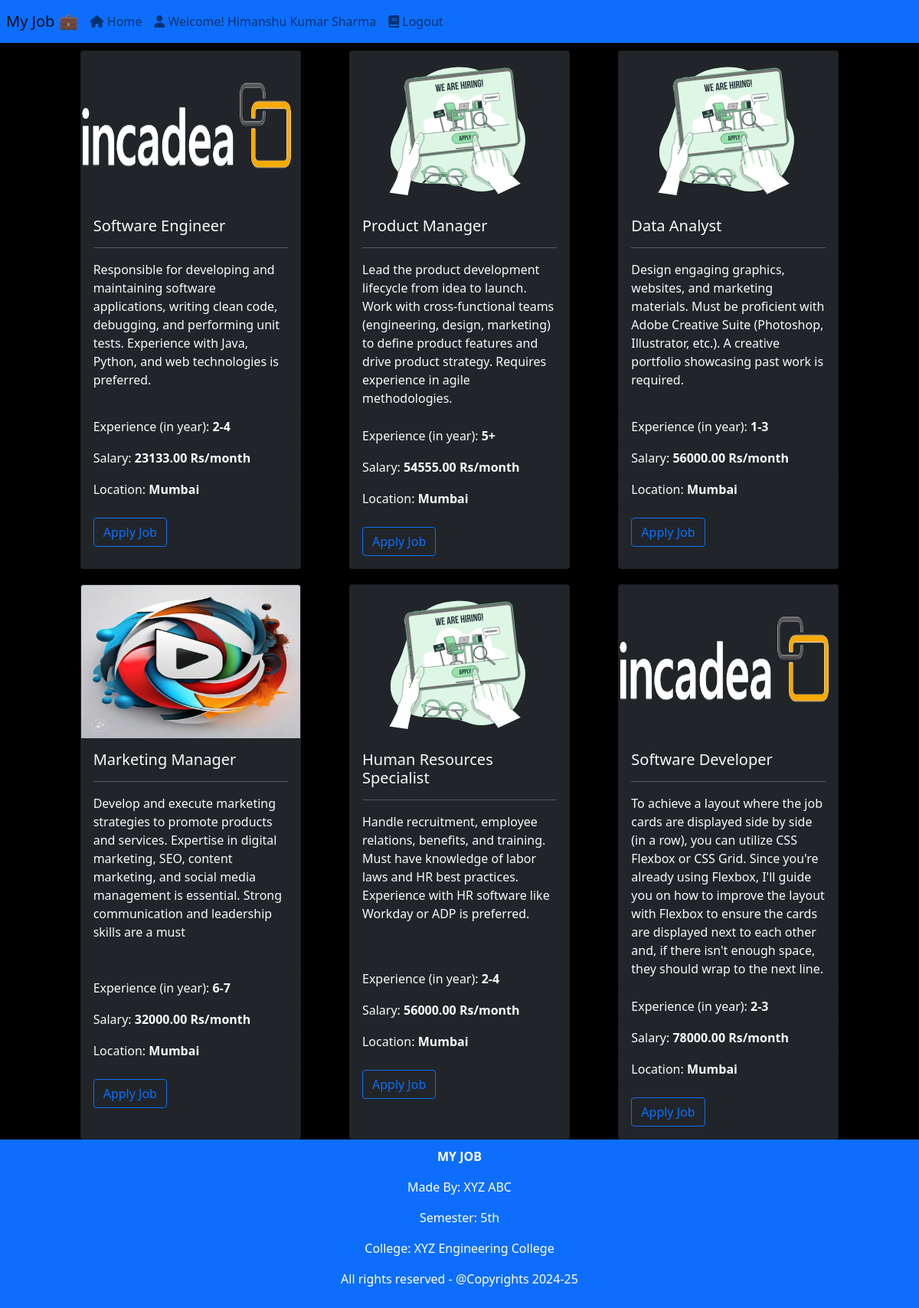
The app's page / (signed in) with its own data.
### user/models.py (models this page shows, shortened)
class UserProfile(models.Model):
    full_name = models.CharField(max_length=255, default="")
    email = models.EmailField(unique=True,default="")
    phone_number = models.CharField(max_length=15, default="")
    age = models.PositiveIntegerField()
    address = models.TextField(default="")
    profile_image = models.ImageField(upload_to='profile_images/', null=True, blank=True)
    password = models.CharField(max_length=255,default="")

### adminjob/models.py (models this page shows)
class Job(models.Model):
    job_name = models.CharField(max_length=255)  # Job name (up to 255 characters)
    experience = models.CharField(max_length=255)  # Experience requirements (up to 255 characters)
    detail = models.TextField()  # Detailed description of the job
    image = models.ImageField(upload_to='job_images/', null=True, blank=True)  # Optional image field
    salary = models.DecimalField(max_digits=10, decimal_places=2)  # Salary (e.g., 99999999.99)
    address  = models.CharField(max_length=255,default="Mumbai",null=True)
    def __str__(self):
        return self.job_name

### JobPortal/views.py (the view)
# urls.py: path('',views.index.as_view()),
class index(View):
    @method_decorator(checkingUserAuthentication)
    def get(self,request):
        if request.isauth:
            jobs = Job.objects.all()
            print(jobs,"jobs")
            return render(request,"homepage.html",{"jobs":jobs})
        else:
            return render(request,"index.html")

### templates/homepage.html (shortened to what this page needs)
{% extends 'core/base.html' %}
{% block content %}
{% include 'core/nav.html' %}
{% load static %}
<div class="container">
    {% if jobs %}
    <div class="mainjob container" style="display: flex; flex-wrap: wrap; justify-content: space-around; gap: 10px;">
        {% for job in jobs %}
        <div class="card-container" style="flex: 1 1 18rem; margin-top: 10px; max-width: 18rem;">
            <div class="card bg-dark text-light" style="width: 100%; height: 100%;">
                {% if job.image %}
                    <img class="card-img-top" src="{{ job.image.url }}" alt="{{ job.job_name }}" width="200" height="200px">
                {% else %}
                    <img class="card-img-top" src="{% static 'core/images/job.svg' %}" alt="{{ job.job_name }}" width="200" height="200px">
                {% endif %}
                <div class="card-body bg-dark text-light">
                    <h5 class="card-title">{{ job.job_name }}</h5>
                    <hr class="text-light">
                    <p class="card-text">{{ job.detail }}</p>
                </div>
                <ul class="list-group list-group-flush bg-dark text-light">
                    <li class="list-group-item bg-dark text-light">Experience (in year): <b>{{ job.experience }}</b></li>
                    <li class="list-group-item bg-dark text-light">Salary: <b>{{ job.salary }} Rs/month</b></li>
                    <li class="list-group-item bg-dark text-light">Location: <b>{{ job.address }}</b></li>
                </ul>
                <div class="card-body">
                    <a href="/user/apply/{{job.id}}" class="btn btn-outline-primary">Apply Job</a>
                </div>
            </div>
        </div>
        {% endfor %}
    </div>
{% endif %}
</div>
{% include 'core/footer.html' %}
{% endblock content %}

### core/templates/core/base.html (shortened to what this page needs)
<!DOCTYPE html>
<html lang="en">
<head>
    {% load static %}
    {% block link %}
    <link href="https://cdn.jsdelivr.net/npm/bootstrap@5.3.0-alpha1/dist/css/bootstrap.min.css" rel="stylesheet">
    <link href="https://cdn.jsdelivr.net/npm/bootstrap@5.1.3/dist/css/bootstrap.min.css" rel="stylesheet">
    <link rel="stylesheet" href="https://cdnjs.cloudflare.com/ajax/libs/font-awesome/6.0.0-beta3/css/all.min.css" />
    {% endblock link %}
</head>
<body>
    {% block content %}{% endblock content %}
</body>
</html>

### core/templates/core/nav.html (shortened to what this page needs)
<nav class="navbar navbar-expand-lg navbar-light bg-primary text-light">
    <a class="navbar-brand mx-2" href="/"> My  Job 💼 </a>
    <div class="collapse navbar-collapse" id="navbarNavDropdown">
      <ul class="navbar-nav">
        <li class="nav-item active">
          <a class="nav-link" href="/"> <i class="fas fa-home"></i> Home <span class="sr-only">(current)</span></a>
        </li>
        {% if request.isauth %}
        <li class="nav-item">
          <a class="nav-link" href="/user/profile/"> <i class="fas fa-user"></i> Welcome! {{request.name}}</a>
        </li>
        <li class="nav-item">
          <a class="nav-link" href="/user/logout"> <i class="fas fa-book"></i> Logout</a>
        </li>
        {% endif %}
      </ul>
    </div>
  </nav>

### core/templates/core/footer.html
<div class="container-fluid bg-primary" style="position: relative; bottom: 0; margin: 0; padding: 10px 0; color: white; text-align: center; height: 100%;">
    <p><b>MY JOB</b></p>
    <p>Made By: XYZ ABC</p>
    <p>Semester: 5th</p>
    <p>College: XYZ Engineering College</p>
    <p>All rights reserved - @Copyrights 2024-25</p>
  </div>

### templates/homepage.html (style rules this page uses)
body { background-color: black; }
.mainjob { display: flex; flex-wrap: wrap; justify-content: space-around; gap: 10px; }
.card-container { flex: 1 1 18rem; margin-top: 10px; max-width: 18rem; }

### records on screen
UserProfile: name "Himanshu Kumar Sharma"
Job: image (picture), job_name "Software Engineer", detail "Responsible for developing and maintaining software applications, writing clean code, debugging, and performing unit tests. Experience with Java, Python, and web technologies is preferred.", experience "2-4", salary "23133.00", address "Mumbai"
Job: job_name "Product Manager", detail "Lead the product development lifecycle from idea to launch. Work with cross-functional teams (engineering, design, marketing) to define product features and drive product strategy. Requires experience in agile methodologies.", experience "5+", salary "54555.00", address "Mumbai"
Job: job_name "Data Analyst", detail "Design engaging graphics, websites, and marketing materials. Must be proficient with Adobe Creative Suite (Photoshop, Illustrator, etc.). A creative portfolio showcasing past work is required.", experience "1-3", salary "56000.00", address "Mumbai"
Job: image (picture), job_name "Marketing Manager", detail "Develop and execute marketing strategies to promote products and services. Expertise in digital marketing, SEO, content marketing, and social media management is essential. Strong communication and leadership skills are a must", experience "6-7", salary "32000.00", address "Mumbai"
Job: job_name "Human Resources Specialist", detail "Handle recruitment, employee relations, benefits, and training. Must have knowledge of labor laws and HR best practices. Experience with HR software like Workday or ADP is preferred.", experience "2-4", salary "56000.00", address "Mumbai"
Job: image (picture), job_name "Software Developer", detail "To achieve a layout where the job cards are displayed side by side (in a row), you can utilize CSS Flexbox or CSS Grid. Since you're already using Flexbox, I'll guide you on how to improve the layout with Flexbox to ensure the cards are displayed next to each other and, if there isn't enough space, they should wrap to the next line.", experience "2-3", salary "78000.00", address "Mumbai"
